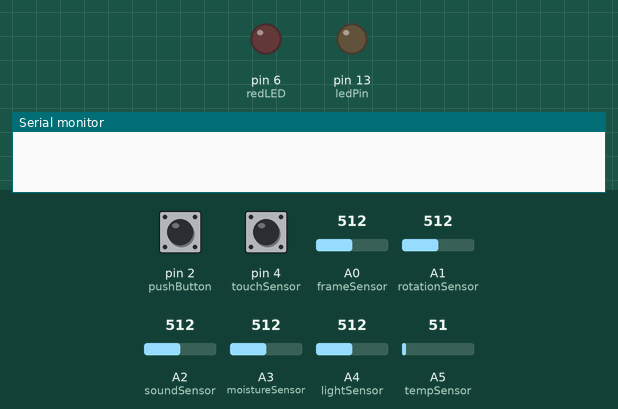
Recording of a sketch running on a simulated Arduino Uno, built with avr-gcc and run on an emulated ATmega328P. Parts: output pins drawn as LEDs (lit = HIGH), the last lines printed to the serial monitor. Dashed ring = blinking. The inputs (shaded band) are chosen by the test bench; at power-on: pin 2 (pushButton) LOW, pin 4 (touchSensor) LOW, A0 (frameSensor) = 512, A1 (rotationSensor) = 512, A2 (soundSensor) = 512, A3 (moistureSensor) = 512, A4 (lightSensor) = 512, A5 (tempSensor) = 51.

Above: at 1.2 s.
1.3 s: pin 2 (pushButton) pulled HIGH for 0.15 s
At 2.4 s:
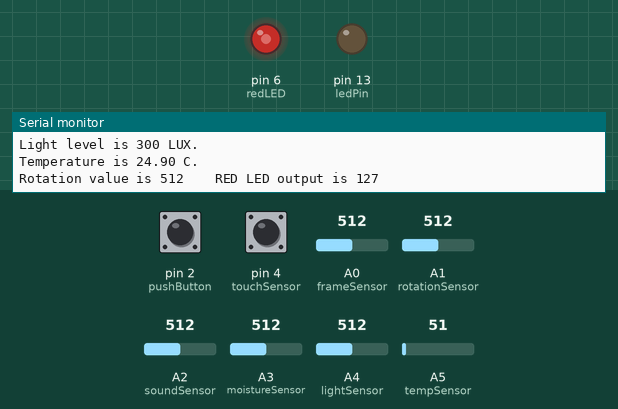
2.9 s: pin 4 (touchSensor) driven HIGH
At 4.2 s:
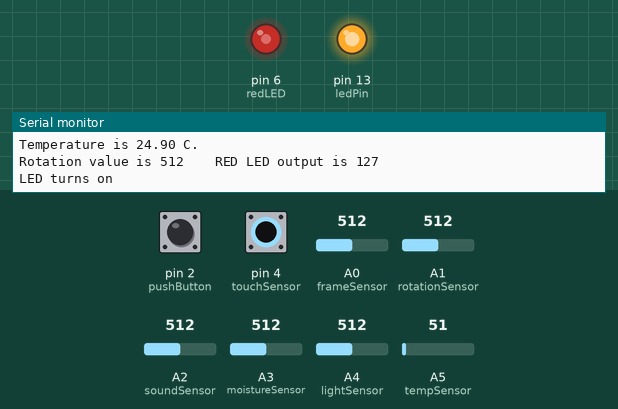
4.5 s: pin 4 (touchSensor) pulsed LOW 5 times (0.12 s each, 0.3 s apart)
At 5.11 s:
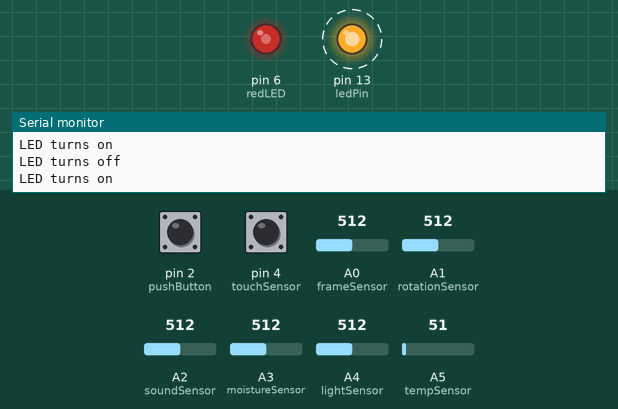
7.5 s: pin 2 (pushButton) driven HIGH and pin 4 (touchSensor) driven LOW
10.5 s: pin 4 (touchSensor) driven HIGH
At 11.3 s:
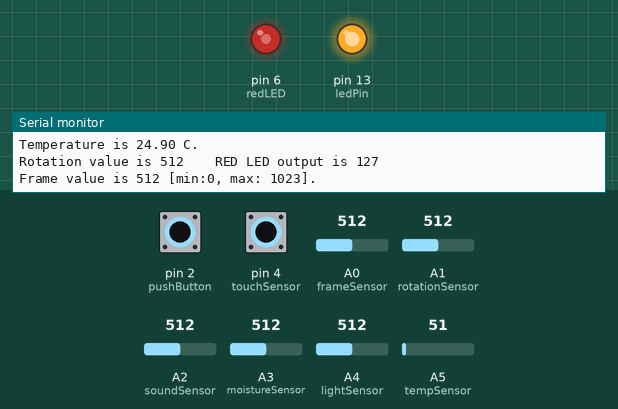
Timing chart, 0 to 13.5 s (numbered marks = the images above; inputs shaded):
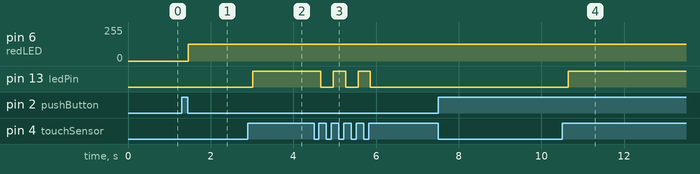

Measured:
- after the input at 1.3 s, pin 6 (redLED): 0/255 → 127/255 after 0.16 s
- after the input at 2.9 s, pin 13 (ledPin): LOW → HIGH after 0.11 s
- after the input at 4.5 s, pin 13 (ledPin): alternates HIGH for 0.30 s and LOW for 0.30 s, 5 changes in all, then stays LOW, starting after 0.16 s
- after the input at 10.5 s, pin 13 (ledPin): LOW → HIGH after 0.15 s

The sketch:

DFR_multisensors.ino
```cpp
/*
 Example code for arduino with multi-sensors (DFRobot)
 Editor     : spiders22v@gmail.com
 Date       : 10 July 2017
 Version    : 1.0
 */

// 디지털 핀 설정
int pushButton = 2;  // 버튼
int touchSensor = 4;  // 터치센서
int redLED = 6;       // LED 핀 설정

// 아날로그 핀 설정
int frameSensor = A0;     // 불꽃 센서
int rotationSensor = A1;  // 회전 센서
int soundSensor = A2;     // 사운드 센서
int moistureSensor = A3;  // 습도 센서
int lightSensor = A4;     // 조도 센서
int tempSensor = A5;      // 기온 센서

int ledPin = 13;       // LED 핀 설정

int state = LOW;      // LED 상태
int reading;          // 터치센서 상태
int button = LOW;     // 버튼 상태
int previous = LOW;   // 터치센서 이전 상태

int sensorMin = 0;        // minimum sensor value
int sensorMax = 1023;     // maximum sensor value

uint16_t temp;
double dat;

int rotationValue = 0;        // value read from the pot
int ledValue = 0;             // value output to the PWM (analog out)

void setup()
{
  Serial.begin(9600);
  pinMode(touchSensor, INPUT); // 터치센서 를 설정
  pinMode(ledPin, OUTPUT);    // ledPin 설정
}

void loop()
{
  // Touch sensor
  reading = digitalRead(touchSensor);  // touchSensor 상태 읽음

  if (reading == HIGH && previous == LOW) {
    if (state == HIGH){    // ledPin 가 HIGH 면 LOW 로 바꿔준다.
      state = LOW;
      Serial.println("LED turns off");
    }
    else{                  // ledPin 가 LOW 면 HIGH 로 바꿔준다.
      state = HIGH;
      Serial.println("LED turns on");
    }
  }
  digitalWrite(ledPin, state);
  previous = reading;


  // Button
  button = digitalRead(pushButton);  // pushButton 상태 읽음

  if (button == HIGH){

    // Frame  sensor
    int frameValue = analogRead(frameSensor);
    Serial.print("Frame value is ");
    Serial.print(frameValue,DEC);
    Serial.println(" [min:0, max: 1023].");

    // Sound sensor
    int soundValue = analogRead(soundSensor);
    Serial.print("Sound value is ");
    Serial.print(soundValue,DEC);
    Serial.println(" [min:0, max: 1023].");

    /* Moisture Sensor
       the sensor value description
        0  ~300     dry soil
        300~700     humid soil
        700~950     in water
    */
    int moistureValue = analogRead(moistureSensor);
    Serial.print("Moisture value is ");
    Serial.print(moistureValue);
    Serial.println(" [min:0, max: 1023].");


    // Light sensor (Illumination range : 1 Lux to 600 Lux)
    int lightValue = analogRead(lightSensor);
    int calValue = map(lightValue, sensorMin, sensorMax, 1, 600);
    Serial.print("Light level is ");
    Serial.print(calValue);
    Serial.println(" LUX.");

    // Tempurature Sensor
    temp = analogRead(tempSensor);
    dat = (double) temp * (5/10.24);
    Serial.print("Temperature is ");
    Serial.print(dat);
    Serial.println(" C.");

    // Rotation Sensor
    rotationValue = analogRead(rotationSensor);
    ledValue = map(rotationValue, sensorMin, sensorMax, 0, 255);
    analogWrite(redLED, ledValue);
    Serial.print("Rotation value is ");
    Serial.print(rotationValue);
    Serial.print(" \t RED LED output is ");
    Serial.println(ledValue);


    Serial.println("");
  }


  button = LOW;


  delay(150);


}
```
